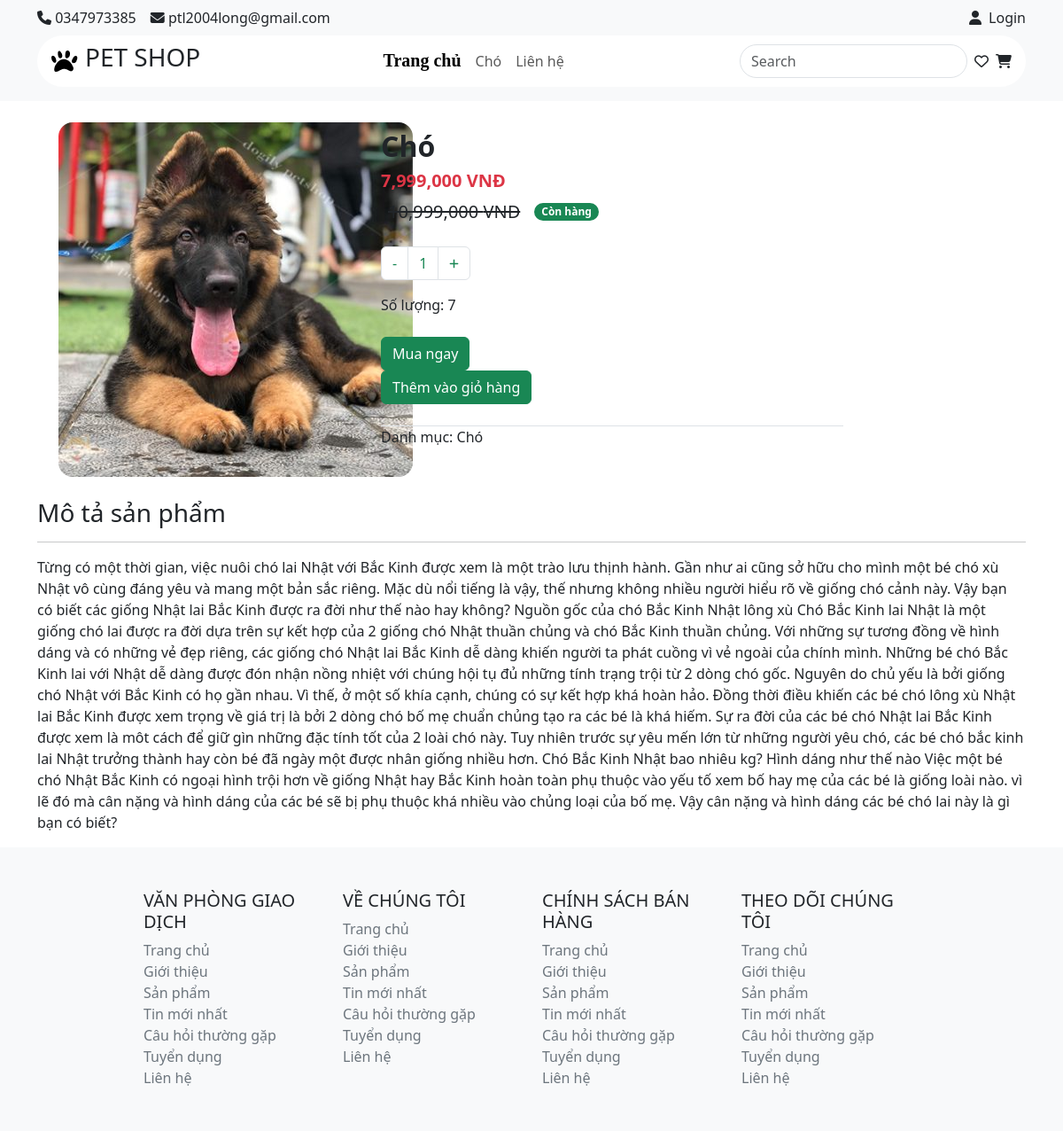
Page /?act=detail-pro&id=40 on the committed database.
### tables this page shows
CREATE TABLE `category` (
  `id` int(11) NOT NULL,
  `name` varchar(50) NOT NULL,
  `image_src` text NOT NULL
);

CREATE TABLE `product` (
  `id` int(11) NOT NULL,
  `name` varchar(255) NOT NULL,
  `image_src` text NOT NULL,
  `price_old` float NOT NULL,
  `price_new` float NOT NULL,
  `description` text NOT NULL,
  `quantity` int(11) NOT NULL,
  `status` tinyint(1) NOT NULL,
  `category_id` int(11) NOT NULL
);

### controllers/ProductController.php (called while the page is built, shortened)
<?php
class ProductController {
    public $productQuery;
    public $categoryQuery;
    public function __construct() {
        $this->productQuery = new ProductQuery();
        $this->categoryQuery = new CategoryQuery();
    }
    public function detailProduct($id) {
        try {
            $id = $_GET['id'];
            $only = $this->productQuery->only($id);
        } catch (Exception $e) {
            echo "Lỗi: " . $e->getMessage();
        }
        $listCgr = $this->categoryQuery->all();
        include "views/product/detail.php";
    }
}
?>

### index.php (called while the page is built, shortened)
<?php
    require_once "commons/functions.php";
    require_once "controllers/ProductController.php";
    require_once "models/ProductQuery.php";
    require_once "models/CategoryQuery.php";
    $act = $_GET['act'] ?? "";
    $id = $_GET['id'] ?? "";
    try {
        match($act) {
            '' => (new IndexController()) -> home(),
            'detail-pro' => (new ProductController()) -> detailProduct($id),
            'cart' => (new ProductController()) -> cart(),
            'login' => (new AccountController()) -> login(),
            'register' => (new AccountController()) -> register(),
        };
    } catch (Exception $e) {
        echo "Lỗi: " . $e->getMessage();
    }
?>

### commons/functions.php (called while the page is built, shortened)
<?php
    function connectDB()
    {
        $host = DB_HOST;
        $dbName = DB_NAME;
        try {
            $conn = new PDO("mysql:host=$host;dbname=$dbName", DB_USER, DB_PASS);
            return $conn;
        } catch (PDOException $e) {
            echo "Lỗi: " . $e->getMessage();
            echo "<hr>";
        }
    }
    function convertToObjCategory($row) {
        $category = new Category();
        $category->id = $row['id'];
        $category->name = $row['name'];
        $category->image_src = $row['image_src'];
        $category->status = $row['status'];
        return $category;
    }
function pdo_query_one($sql)
{
    $sql_args = array_slice(func_get_args(), 1);
    try {
        $conn = connectDB();
        $stmt = $conn->prepare($sql);
        $stmt->execute($sql_args);
        $row = $stmt->fetch(PDO::FETCH_ASSOC);
        return $row;
    } catch (PDOException $e) {
        throw $e;
    } finally {
        unset($conn);
    }
}
?>

### models/CategoryQuery.php (called while the page is built)
<?php
class CategoryQuery
{
    public $pdo;
    public function __construct()
    {
        $this->pdo = connectDB();
    }
    public function __destruct()
    {
        $this->pdo = null;
    }
    public function all()
    {
        try {
            $sql = "SELECT category.id AS id,
                category.name AS name,
                category.image_src AS image_src,
                COUNT(product.id) AS status
            FROM category
            LEFT JOIN product ON category.id = product.category_id
            GROUP BY category.id, category.name, category.image_src";
            $data = $this->pdo->query($sql)->fetchAll();
            $listCgr = [];
            foreach ($data as $row) {
                $listCgr[] = convertToObjCategory($row);
            }
            return $listCgr;
        } catch (Exception $e) {
            echo "Lỗi: " . $e->getMessage();
            echo "<hr>";
        }
    }
}

### models/ProductQuery.php (called while the page is built, shortened)
<?php
    class ProductQuery {
        public function only($id) {
            try {
                $sql = "SELECT *, product.id as id, category.name as cgr_name, product.image_src as pro_img FROM product
                INNER JOIN category on product.category_id = category.id
                where product.id = " . $id;
                $only = pdo_query_one($sql);
                return $only;
            } catch (Exception $e) {
                echo "Lỗi: " .$e->getMessage();
                echo "<hr>";
            }
        }
    }
?>

### views/product/detail.php (the view, shortened to what this page needs)
<?php include "views/component/header.php"; ?>
<main class="container">
    <div class="row p-4">
        <div class="col-md-4 rounded-2">
            <img src="<?= BASE_URL_IMG . $only['pro_img']?>" class="rounded-4" alt="">
        </div>
        <div class="col-md-6 d-flex justify-content-center flex-column">
            <h3 class="fw-bold fs-2"><?= $only['name'] ?></h3>
            <h2 class="text-danger fw-bold pe-2 fs-5"><?= number_format($only['price_new']) ?> VNĐ</h2>
            <div class="d-flex align-items-center">
                <span class="text-body text-decoration-line-through ps-2 fs-5"><?= number_format($only['price_old']) ?>
                    VNĐ</span>
                <?php if($only['status'] == 1): ?>
                <span class="badge bg-success rounded-pill ps-2 ms-3">Còn hàng</span>
                <?php endif; ?>
            </div>
            <br>
            <nav aria-label="Page navigation example">
                <ul class="pagination d-flex">
                    <li class="page-item">
                        <a class="page-link text-success" aria-label="Next">
                            <span> - </span>
                        </a>
                    </li>
                    <li class="page-item"><a class="page-link text-success" href="#">1</a></li>
                    <li class="page-item">
                        <a class="page-link text-success" aria-label="Previous">
                            <i class="fa-solid fa-plus fa-xs"></i>
                        </a>
                    </li>
                </ul>
            </nav>
            <span>Số lượng: <?= $only['quantity'] ?></span>
            <br>
            <div>
                <a href="./XacNhanSp.html"><button class="btn btn-success">Mua ngay</button></a>
                <form action="?act=cart" method="POST">
                    <button class="btn btn-success" name="addToCart">Thêm vào giỏ hàng</button>
                </form>
            </div>
            <br>
            <div class="border-top">
                <span class="pt-1">Danh mục: <?= $only['cgr_name'] ?></span>
            </div>
            <br>
        </div>
    </div>
    <h3>Mô tả sản phẩm</h3>
    <hr>
    <p><?= $only['description'] ?></p>
</main>
<?php include "views/component/footer.php"; ?>

### views/component/header.php (shortened to what this page needs)
<!DOCTYPE html>
<html lang="en">
<head>
    <link href="https://cdn.jsdelivr.net/npm/bootstrap@5.3.3/dist/css/bootstrap.min.css" rel="stylesheet">
    <link rel="stylesheet" href="../css/style.css">
</head>
<body>
    <header class="bg-light pb-2 pt-2">
        <div class="container">
            <div class="d-flex justify-content-between align-items-center pb-2">
                <div class="d-flex justify-content-between align-items-center">
                    <div class="pe-3">
                        <i class="fa-solid fa-phone"></i> 0347973385
                    </div>
                    <div>
                        <i class="fa-solid fa-envelope"></i> ptl2004long@gmail.com
                    </div>
                </div>
                <div class="d-flex justify-content-end align-items-center">
                    <i class="fa-solid fa-user me-2"></i>
                    <?php if (isset($_SESSION["user_name"])) {?>
                    Xin chào <?= $_SESSION["user_name"] ?> .
                    <a class="nav-link text-danger" href="?act=logout">-. Logout</a>
                    <?php } else {?>
                    <a class="nav-link" href="?act=login">Login</a>
                    <?php } ?>
                </div>
            </div>
            <div class="d-flex justify-content-between align-items-center bg-white rounded-pill mb-2">
                <div class="d-flex align-items-center justify-content-center p-2 ms-2">
                    <img src="../img/logo.png" class="pe-2" alt="">
                    <h3>PET SHOP </h3>
                </div>
                <nav class="navbar navbar-expand-lg">
                    <div class="container-fluid">
                        <div class="navbar-nav">
                            <a class="nav-link active" aria-current="page" href="index.php">Trang chủ</a>
                            <?php foreach ($listCgr as $cgr): ?>
                            <a class="nav-link" href="#"><?= $cgr->name ?></a>
                            <?php endforeach ?>
                            <a class="nav-link" href="#">Liên hệ</a>
                        </div>
                    </div>
                </nav>
                <div class="d-flex justify-content-between align-items-center pe-2">
                    <form class="d-flex" role="search">
                        <input class="form-control me-2 rounded-pill" type="search" placeholder="Search"
                            aria-label="Search">
                    </form>
                    <i class="fa-regular fa-heart me-2"></i>
                    <a href="?act=cart" class="text-dark"><i class="fa-solid fa-cart-shopping me-2"></i></a>
                </div>
            </div>
        </div>
    </header>

### views/component/footer.php
<footer class="bg-light pt-5 pb-5">
        <div class="col-md-9 container">
            <div class="text-dark row">
                <div class="col-md-3">
                    <h5>VĂN PHÒNG GIAO DỊCH</h5>
                    <ul class="list-group">
                    <li><a class="text-secondary" href="">Trang chủ</a></li>
                    <li><a class="text-secondary" href="">Giới thiệu</a></li>
                    <li><a class="text-secondary" href="">Sản phẩm</a></li>
                    <li><a class="text-secondary" href="">Tin mới nhất</a></li>
                    <li><a class="text-secondary" href="">Câu hỏi thường gặp</a></li>
                    <li><a class="text-secondary" href="">Tuyển dụng</a></li>
                    <li><a class="text-secondary" href="">Liên hệ</a></li>
                    </ul>
                </div>
                <div class="col-md-3">
                    <h5>VỀ CHÚNG TÔI</h5>
                    <ul class="list-group">
                    <li><a class="text-secondary" href="">Trang chủ</a></li>
                    <li><a class="text-secondary" href="">Giới thiệu</a></li>
                    <li><a class="text-secondary" href="">Sản phẩm</a></li>
                    <li><a class="text-secondary" href="">Tin mới nhất</a></li>
                    <li><a class="text-secondary" href="">Câu hỏi thường gặp</a></li>
                    <li><a class="text-secondary" href="">Tuyển dụng</a></li>
                    <li><a class="text-secondary" href="">Liên hệ</a></li>
                    </ul>
                </div>
                <div class="col-md-3">
                    <h5>CHÍNH SÁCH BÁN HÀNG</h5>
                    <ul class="list-group">
                    <li><a class="text-secondary" href="">Trang chủ</a></li>
                    <li><a class="text-secondary" href="">Giới thiệu</a></li>
                    <li><a class="text-secondary" href="">Sản phẩm</a></li>
                    <li><a class="text-secondary" href="">Tin mới nhất</a></li>
                    <li><a class="text-secondary" href="">Câu hỏi thường gặp</a></li>
                    <li><a class="text-secondary" href="">Tuyển dụng</a></li>
                    <li><a class="text-secondary" href="">Liên hệ</a></li>
                    </ul>
                </div>
                <div class="col-md-3">
                    <h5>THEO DÕI CHÚNG TÔI</h5>
                    <ul class="list-group">
                    <li><a class="text-secondary" href="">Trang chủ</a></li>
                    <li><a class="text-secondary" href="">Giới thiệu</a></li>
                    <li><a class="text-secondary" href="">Sản phẩm</a></li>
                    <li><a class="text-secondary" href="">Tin mới nhất</a></li>
                    <li><a class="text-secondary" href="">Câu hỏi thường gặp</a></li>
                    <li><a class="text-secondary" href="">Tuyển dụng</a></li>
                    <li><a class="text-secondary" href="">Liên hệ</a></li>
                    </ul>
                </div>
            </div>
        </div>
    </footer>
</body>
</html>

### css/style.css (style rules this page uses)
* { margin: 0; padding: 0; box-sizing: border-box; list-style-type: none; text-decoration: none; }
a { text-decoration: none; color: black; }
li { list-style: none; }
.active { color: #FD7E14; font-family: Poppins; font-size: 20px; font-style: normal; font-weight: 600; line-height: normal; border-bottom: #FD7E14 ; }

### rows in the picture
category: name "Chó"
product: image_src (picture), category.name "Chó", price_new "7,999,000", price_old "10,999,000", quantity "7", description "Từng có một thời gian, việc nuôi chó lai Nhật với Bắc Kinh được xem là một trào lưu thịnh hành. Gần như ai cũng sở hữu cho mình một bé chó xù Nhật vô cùng đáng yêu và mang một bản sắc riêng. Mặc dù nổi tiếng là vậy, thế nhưng không nhiều người hiểu rõ về giống chó cảnh này. Vậy bạn có biết các giống Nhật lai Bắc Kinh được ra đời như thế nào hay không? Nguồn gốc của chó Bắc Kinh Nhật lông xù Chó Bắc Kinh lai Nhật là một giống chó lai được ra đời dựa trên sự kết hợp của 2 giống chó Nhật thuần chủng và chó Bắc Kinh thuần chủng. Với những sự tương đồng về hình dáng và có những vẻ đẹp riêng, các giống chó Nhật lai Bắc Kinh dễ dàng khiến người ta phát cuồng vì vẻ ngoài của chính mình. Những bé…"
